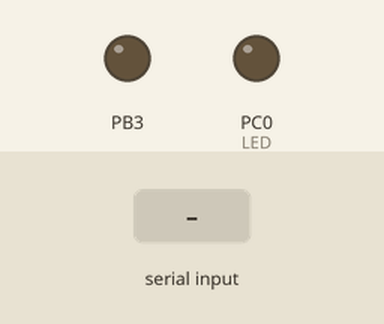
Recording of a program running on a simulated ATmega32, built with avr-gcc and emulated at 16 MHz. On the bench: output pins drawn as LEDs (lit = HIGH). The inputs (shaded band) are chosen by the test bench.

Above: at 1.2 s.
1.3 s: "1" received over Serial
Timing chart, 0 to 4.3 s (numbered marks = the images above; inputs shaded):
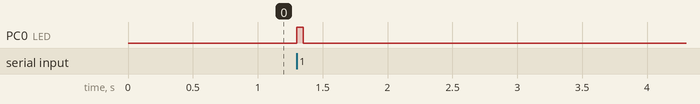

The program:

main.c
```c
#include "BIT_MATH.h"
#include "STD_TYPES.h"
#include "Dio_interface.h"
#include "SPI_interface.h"
#include "USART_interface.h"

#define F_CPU	16000000UL
#include <util/delay.h>

int main(void)
{
	u8 data;																	//Variable for storing the data received from Virtual Terminal

	SPI_Init();																	//SPI initialization
	USART_Init();																//USART initialization

	DIO_voidSetPinDirection(PORTB,PIN5,OUTPUT);									//MOSI Pin Output
	DIO_voidSetPinDirection(PORTB,PIN6,INPUT);									//MISO Pin Input
	DIO_voidSetPinDirection(PORTC,PIN0,OUTPUT);									//LED For Indicating that the data has been sent
	DIO_voidSetPinDirection(PORTB,PIN7,OUTPUT);									//Clock Pin Output
	DIO_voidSetPinDirection(PORTB,PIN3,OUTPUT);									//Chip Selection Pin Output


    while (1)
    {
		data=USART_ReceiveByte();												//Storing the data received from the Virtual Terminal in data Variable
		SPI_Transmit(data);														//Sending the data to MCU2 via SPI

/*		LED Blinking for Indicating that the data has been sent					*/
		DIO_voidSetPinValue(PORTC,PIN0,HIGH);
		_delay_ms(50);
		DIO_voidSetPinValue(PORTC,PIN0,LOW);

	}
}
```

BIT_MATH.h
```c
#ifndef			BIT_MATH_H
#define			BIT_MATH_H

#define			SET_BIT(REG,BIT_NUM)		(REG |= (1 << BIT_NUM))
#define			CLR_BIT(REG,BIT_NUM)		(REG &=~(1 << BIT_NUM))
#define			TOG_BIT(REG,BIT_NUM)		(REG ^= (1 << BIT_NUM))
#define			GET_BIT(REG,BIT_NUM)		( (REG >> BIT_NUM) & 1)

#endif
```

STD_TYPES.h
```c
#ifndef			STD_TYPES_H
#define			STD_TYPES_H

typedef		unsigned			char	u8	;
typedef		unsigned	short	int		u16	;
typedef		unsigned			int		u32	;

typedef		signed				char	s8	;
typedef		signed		short	int		s16	;
typedef		signed				int		s32	;

typedef							float	f32	;
typedef							double	f64	;

#endif
```

Dio_interface.h
```c
#ifndef			DIO_INTERFACE_H
#define			DIO_INTERFACE_H

void	DIO_voidSetPinDirection(u8 Port ,u8 Pin , u8 Direction );
void	DIO_voidSetPinValue(u8 Port ,u8 Pin , u8 Value );
u8		DIO_u8GetPinValue(u8 Port , u8 Pin);
//DIO_voidSetPinDirection(PORTA , PIN0 , OUTPUT); ==> DDRA = 0b00000001; A0 is output
//DIO_voidSetPinValue(PORTA , PIN0 , HIGH); ==> PORTA = 0b00000001; A0 HIGH
void	DIO_voidSetPortDirection(u8 Port , u8 Direction );
void	DIO_voidSetPortValue(u8 Port , u8 Value );

#define				PORTA			0
#define				PORTB			1
#define				PORTC			2
#define				PORTD			3

#define				PIN0			0
#define				PIN1			1
#define				PIN2			2
#define				PIN3			3
#define				PIN4			4
#define				PIN5			5
#define				PIN6			6
#define				PIN7			7


#define				INPUT			0
#define				OUTPUT			1

#define				HIGH			1
#define				LOW				0


#endif
```

Dio_private.h
```c
#ifndef			DIO_PRIVATE_H
#define			DIO_PRIVATE_H

/*			PORTA REGISTERS							*/
#define		PORTA_REG			*((volatile u8 *)0x3B)
#define		DDRA_REG			*((volatile u8 *)0x3A)
#define		PINA_REG			*((volatile u8 *)0x39)

/*			PORTB REGISTERS							*/
#define		PORTB_REG			*((volatile u8 *)0x38)
#define		DDRB_REG			*((volatile u8 *)0x37)
#define		PINB_REG			*((volatile u8 *)0x36)

/*			PORTB REGISTERS							*/
#define		PORTC_REG			*((volatile u8 *)0x35)
#define		DDRC_REG			*((volatile u8 *)0x34)
#define		PINC_REG			*((volatile u8 *)0x33)

/*			PORTD REGISTERS							*/
#define		PORTD_REG			*((volatile u8 *)0x32)
#define		DDRD_REG			*((volatile u8 *)0x31)
#define		PIND_REG			*((volatile u8 *)0x30)


#endif
```

Dio_program.c
```c
#include	"STD_TYPES.h"
#include	"BIT_MATH.h"

#include	"Dio_interface.h"
#include	"Dio_private.h"

//DIO_voidSetPinDirection(PORTA , PIN0 , OUTPUT); ==> DDRA = 0b00000001; A0 is output
//DIO_voidSetPinValue(PORTA , PIN0 , HIGH); ==> PORTA = 0b00000001; A0 HIGH


void	DIO_voidSetPinDirection(u8 Port ,u8 Pin , u8 Direction )
{
	/*		Range Check				*/
	if( (Port < 4) && (Pin < 8) )
	{
		if(Direction == OUTPUT)
		{
			switch(Port)
			{
				case PORTA :	SET_BIT(DDRA_REG,Pin);	break;
				case PORTB :	SET_BIT(DDRB_REG,Pin);	break;
				case PORTC :	SET_BIT(DDRC_REG,Pin);	break;
				case PORTD :	SET_BIT(DDRD_REG,Pin);	break;
			}
		}
		else if (Direction == INPUT)
		{
			switch(Port)
			{
				case PORTA :	CLR_BIT(DDRA_REG,Pin);	break;
				case PORTB :	CLR_BIT(DDRB_REG,Pin);	break;
				case PORTC :	CLR_BIT(DDRC_REG,Pin);	break;
				case PORTD :	CLR_BIT(DDRD_REG,Pin);	break;
			}
		}

	}
}
void	DIO_voidSetPinValue(u8 Port ,u8 Pin , u8 Value )
{
	/*		Range Check				*/
	if( (Port < 4) && (Pin < 8) )
	{
		if(Value == HIGH)
		{
			switch(Port)
			{
				case PORTA :	SET_BIT(PORTA_REG,Pin);	break;
				case PORTB :	SET_BIT(PORTB_REG,Pin);	break;
				case PORTC :	SET_BIT(PORTC_REG,Pin);	break;
				case PORTD :	SET_BIT(PORTD_REG,Pin);	break;
			}
		}
		else if (Value == LOW)
		{
			switch(Port)
			{
				case PORTA :	CLR_BIT(PORTA_REG,Pin);	break;
				case PORTB :	CLR_BIT(PORTB_REG,Pin);	break;
				case PORTC :	CLR_BIT(PORTC_REG,Pin);	break;
				case PORTD :	CLR_BIT(PORTD_REG,Pin);	break;
			}
		}

	}
}
u8		DIO_u8GetPinValue(u8 Port , u8 Pin)
{
	u8 Local_u8Value = 0xFF;
	/*		Range Check				*/
	if( (Port < 4) && (Pin < 8) )
	{
			switch(Port)
			{
				case PORTA :	Local_u8Value	=	GET_BIT(PINA_REG,Pin);	break;
				case PORTB :	Local_u8Value	=	GET_BIT(PINB_REG,Pin);	break;
				case PORTC :	Local_u8Value	=	GET_BIT(PINC_REG,Pin);	break;
				case PORTD :	Local_u8Value	=	GET_BIT(PIND_REG,Pin);	break;
			}
	}
	return Local_u8Value ;
}


void	DIO_voidSetPortDirection(u8 Port , u8 Direction )
{
	/*Range Check */
	if(Port < 4)
	{
		switch (Port)
		{
			case PORTA : DDRA_REG = Direction;
			case PORTB : DDRB_REG = Direction;
			case PORTC : DDRC_REG = Direction;
			case PORTD : DDRD_REG = Direction;
		}
	}

}
void	DIO_voidSetPortValue(u8 Port , u8 Value )
{
	/*Range Check */
	if(Port < 4)
	{
		switch (Port)
		{
			case PORTA : PORTA_REG = Value;
			case PORTB : PORTB_REG = Value;
			case PORTC : PORTC_REG = Value;
			case PORTD : PORTD_REG = Value;
		}
	}
}
```

SPI_config.h
```c
#ifndef 		SPI_CONFIG_H
#define 		SPI_CONFIG_H

#define  			DATA_ORDER  		MSB
#define 			MS_SELECT 			MASTER   //MASTER/SLAVE SELECT
#define 			CPOL 				RISING   //CLOCK POLARITY
#define 			CPHA 				SETUP	 //CLOCK PHASE
#define 			CK_RATE 			4        //Clock Rate
#define 			SPEED   			DOUBLE


#endif
```

SPI_interface.h
```c
#ifndef 		SPI_INTERFACE_H
#define 		SPI_INTERFACE_H

void 		SPI_Init(void);
u8 			SPI_Receive(void);
void 		SPI_Transmit(u8 Data);
void		SPI_SendString(u8 *str);
u8 *		SPI_ReceiveString(void);

#endif
```

SPI_private.h
```c
#ifndef 		SPI_PRIVATE_H
#define 		SPI_PRIVATE_H

#define 	SPCR 		*((volatile u8 *)0x2D)
#define 	SPSR	     	*((volatile u8 *)0x2E)
#define 	SPDR			*((volatile u8 *)0x2F)

#endif
```

SPI_program.c
```c
#include 		"STD_TYPES.h"
#include 		"BIT_MATH.h"

#include 		"SPI_interface.h"
#include 		"SPI_private.h"
#include 		"SPI_config.h"


void 		SPI_Init(void)
{
	/* 		ENABLING SPI 					*/
	SET_BIT(SPCR , 6);

	/* 		SELECTING MODE 					*/
	#if 		MS_SELECT 	== 	MASTER
	  SET_BIT(SPCR, 4);
	#elif 	MS_SELCT 	== 	SLAVE
	  CLR_BIT(SPCR, 4);
	#else
		#error "WRONG CHOICE OF MODE!"
	#endif

	/* 		SELECTING POLARITY 				*/
	#if 		CPOL 	== 		RISING
	  CLR_BIT(SPCR, 3);
	#elif 	CPOL 	== 		FALLING
	  SET_BIT(SPCR, 3);
	#else
		#error "WRONG CHOICE OF POLARITY!"
	#endif

	/* 		SELECTING PHASE 					*/
	#if 		CPHA 	== 		SAMPLE
	  CLR_BIT(SPCR, 2);
	#elif 	CPHA 	== 		SETUP
	  SET_BIT(SPCR, 2);
	#else
		#error "WRONG CHOICE OF PHASE!"
	#endif

	/*		SPEED SELECTION 					*/
	#if 		SPEED 	== 		NORMAL
	  CLR_BIT(SPSR, 0);
	#elif 	SPEED 	== 		DOUBLE
	  SET_BIT(SPSR, 0);
	#else
		#error "WRONG CHOICE OF SPEED!"
	#endif

	/*  	 	CLOCK RATE 						*/
	#if 		SPEED == NORMAL
		#if CK_RATE == f/4
			CLR_BIT(SPCR, 1);
			CLR_BIT(SPCR, 0);
		#elif CK_RATE == f/16
			CLR_BIT(SPCR, 1);
			SET_BIT(SPCR, 0);
		#elif CK_RATE == f/64
			SET_BIT(SPCR, 1);
			CLR_BIT(SPCR, 0);
		#elif CK_RATE == f/128
			SET_BIT(SPCR, 1);
			SET_BIT(SPCR, 0);
		#error "WRONG CHOICE OF Clock Rate!"
		#endif

	#elif 	SPEED == DOUBLE
		#if CK_RATE == f/2
			CLR_BIT(SPCR, 1);
			CLR_BIT(SPCR, 0);
		#elif CK_RATE == f/8
			CLR_BIT(SPCR, 1);
			SET_BIT(SPCR, 0);
		#elif CK_RATE == f/32
			SET_BIT(SPCR, 1);
			CLR_BIT(SPCR, 0);
		#elif CK_RATE == f/64
			SET_BIT(SPCR, 1);
			SET_BIT(SPCR, 0);
		#error "WRONG CHOICE OF Clock Rate!"
		#endif
	#endif

	/*		Data Order 						*/
	#if 		DATA_ORDER 	== 	MSB
	  CLR_BIT(SPCR, 5);
	#elif 	DATA_ORDER 	== 	LSB
	  SET_BIT(SPCR, 5);
	#else
		#error "WRONG CHOICE OF Data Order!"
	#endif

}
u8 			SPI_Receive(void)
{
    while((GET_BIT(SPSR, 7))==0);
	return SPDR;

}

void 		SPI_Transmit(u8 Data)
{
	SPDR = Data;
	while((GET_BIT(SPSR, 7))==0);
}

void		SPI_SendString(u8 *str)
{
	u8 i = 0 ;

	while(str[i] != '\0')
	{
		SPI_Transmit(str[i]);
		i++;
	}

}
```

USART_config.h
```c
#ifndef 			USART_CONFIG_H
#define 			USART_CONFIG_H

/*			System Oscillator clock frequency							*/
#define 		F_CPU					16000000UL

/*				    Mode Of Operation
		    It Could Be Asynchronous or Synchronous 						*/
#define 		MODE_OF_OPERATION 		ASYNCHRONOUS

/*					Transmission Speed
			It Could Be Normal or Double 			 					*/
#define 		TRANSMISSION_SPEED		NORMAL_SPEED

/*					Character Size "Bits"
			It Could Be 5 or 6 or 7 or 8 or 9 Bits	 					*/
#define 		CHARACTER_BITS			8

/*					Number of Stop Bits
			It Could Be One or TWO									*/
#define 		STOP_BITS				TWO_BIT

/*					Parity Mode
			It Could Be Disabled or even Parity or Odd Parity			*/
#define		PARITY_MODE 				DISABLED

/*					Baud Rate
			Please Enter The Baud Rate									*/
#define		BAUD_RATE 				9600

/*					Clock Polarity
			It Could Be Rising Edge or Falling Edge 					*/
#define 		CLOCK_POLARITY			RISING_EDGE

#endif
```

USART_interface.h
```c
#ifndef 		USART_INTERACE_H
#define 		USART_INTERACE_H

void  		USART_Init(void);
u8  		USART_ReceiveByte(void);
void  		USART_SendByte(u8 Byte);
void 		USART_SendString(u8 * str);
u8 *	 	USART_ReceiveString(void);

#endif
```

USART_private.h
```c
#ifndef 		USART_PRIVATE_H
#define 		USART_PRIVATE_H

#define 	UDR  		*((volatile u8 *)0x2C)
#define 	UCSRA 		*((volatile u8 *)0x2B)
#define 	UCSRB		*((volatile u8 *)0x2A)
#define 	UBRRL		*((volatile u8 *)0x29)
#define 	UBRRH		*((volatile u8 *)0x40)
#define 	UCSRC 		*((volatile u8 *)0x40)


#endif
```

USART_program.c
```c
#include 		"STD_TYPES.h"
#include 		"BIT_MATH.h"
#include		"Dio_interface.h"
#include 		"USART_interface.h"
#include 		"USART_private.h"
#include		"USART_config.h"


void  	USART_Init(void)
{
	u8 Local_UCSRC = 0 ;
	u8 Local_UBRRH = 0 ;

	/* 	Enable Transmit and Enable Receive			 */
	SET_BIT(UCSRB, 4);
	SET_BIT(UCSRB, 3);

	/*	Rx And Tx OUTPUT							 */
	DIO_voidSetPinDirection(PORTD,PIN0,INPUT);
	DIO_voidSetPinDirection(PORTD,PIN1,OUTPUT);

	/* 	 Mode of Operation 		  				 */
	#if 		MODE_OF_OPERATION == ASYNCHRONOUS
	    CLR_BIT(Local_UCSRC,6);
	#elif	MODE_OF_OPERATION == SYNCHRONOUS
	    SET_BIT(Local_UCSRC,6);
	#endif

	/* 	 Transmission Speed 		  				 */
	#if		MODE_OF_OPERATION == ASYNCHRONOUS
		#if	TRANSMISSION_SPEED == NORMAL_SPEED
			SET_BIT(UCSRA,1);
		#elif TRANSMISSION_SPEED == DOUBLE_SPEED
			CLR_BIT(UCSRA,1);
			#endif
	#elif 	MODE_OF_OPERATION == SYNCHRONOUS
			CLR_BIT(UCSRA,1);
	#endif

	/* 	Send 8 bit Data Size  				 	*/
	#if 		CHARACTER_BITS == 5
			CLR_BIT(UCSRB,2);
			CLR_BIT(Local_UCSRC, 1);
			CLR_BIT(Local_UCSRC, 2);
	#elif 	CHARACTER_BITS == 6
			CLR_BIT(UCSRB,2);
			SET_BIT(Local_UCSRC, 1);
			CLR_BIT(Local_UCSRC, 2);
	#elif 	CHARACTER_BITS == 7
			CLR_BIT(UCSRB,2);
			CLR_BIT(Local_UCSRC, 1);
			SET_BIT(Local_UCSRC, 2);
	#elif 	CHARACTER_BITS == 8
			CLR_BIT(UCSRB,2);
			SET_BIT(Local_UCSRC, 1);
			SET_BIT(Local_UCSRC, 2);
	#elif 	CHARACTER_BITS == 9
			SET_BIT(UCSRB,2);
			SET_BIT(Local_UCSRC, 1);
			SET_BIT(Local_UCSRC, 2);
	#endif

	/* 	Number of Stop Bits 		  				*/
	#if 		STOP_BITS == ONE_BIT
			CLR_BIT(Local_UCSRC,3);
	#elif 	STOP_BITS == TWO_BIT
			SET_BIT(Local_UCSRC,3);
	#endif

	/*  Parity Mode		  						*/
	#if 		PARITY_MODE == DISABLED
			CLR_BIT(Local_UCSRC,4);
			CLR_BIT(Local_UCSRC,5);
	#elif 	PARITY_MODE == EVEN_PARITY
			CLR_BIT(Local_UCSRC,4);
			SET_BIT(Local_UCSRC,5);
	#elif 	PARITY_MODE == ODD_PARITY
			SET_BIT(Local_UCSRC,4);
			SET_BIT(Local_UCSRC,5);
	#endif

	/* 	Baud Rate Equation		  				*/
	#if 		MODE_OF_OPERATION == ASYNCHRONOUS
		#if(TRANSMISSION_SPEED == NORMAL_SPEED)
			Local_UBRRH = ((F_CPU/(16*BAUD_RATE))-1);
			CLR_BIT(UBRRH,8); 					 //Selecting UBRRH
			UBRRH = (u8)(Local_UBRRH>>8);
			UBRRL = (u8)Local_UBRRH;
		#elif(TRANSMISSION_SPEED == DOUBLE_SPEED)
			Local_UBRRH = ((F_CPU/(8*BAUD_RATE))-1);
			CLR_BIT(UBRRH,8); 					 //Selecting UBRRH
			UBRRH = (u8)(Local_UBRRH>>8);
			UBRRL = (u8)Local_UBRRH;
				#endif

	#elif 	MODE_OF_OPERATION == SYNCHRONOUS
			Local_UBRRH = ((F_CPU/(2*BAUD_RATE))-1);
			CLR_BIT(UBRRH,8); 					 //Selecting UBRRH
			UBRRH = (u8)(Local_UBRRH>>8);
			UBRRL = (u8)Local_UBRRH;
	#endif

	/* 	Clock Polarity	   		  				 */
	#if 		MODE_OF_OPERATION == SYNCHRONOUS
		#if(CLOCK_POLARITY == RISING_EDGE)
			CLR_BIT(Local_UCSRC,0);
		#elif(CLOCK_POLARITY == FALLING_EDGE)
			SET_BIT(Local_UCSRC,0);
			#endif

	#elif 	MODE_OF_OPERATION == ASYNCHRONOUS
 			CLR_BIT(Local_UCSRC,0);
	#endif

	SET_BIT(Local_UCSRC, 7);  					 //Selecting UCSRC
	UCSRC = Local_UCSRC;

}

void  	USART_SendByte(u8 Byte)
{
	 while ((GET_BIT(UCSRA, 5))== 0);
	 UDR = Byte;
}

void 	USART_SendString(u8 * str)
{
	u8 i = 0 ;

	while(str[i] != '\0')
	{
		USART_SendByte(str[i]);
		i++;
	}
}

u8  	USART_ReceiveByte(void)
{
	while ((GET_BIT(UCSRA, 7))== 0);
	return UDR;
	CLR_BIT(UCSRA,7); 							 //Clear Flag
}

/*u8 *  USART_ReceiveString(void)
{
	u8 i = 0 ;

	while(str[i] != '\0')
	{
		USART_ReceiveByte(str[i]);
		i++;
	}
}*/
```

Measured:
- after the input at 1.3 s, PC0 (LED): LOW → HIGH at once, → LOW 0.05 s later
